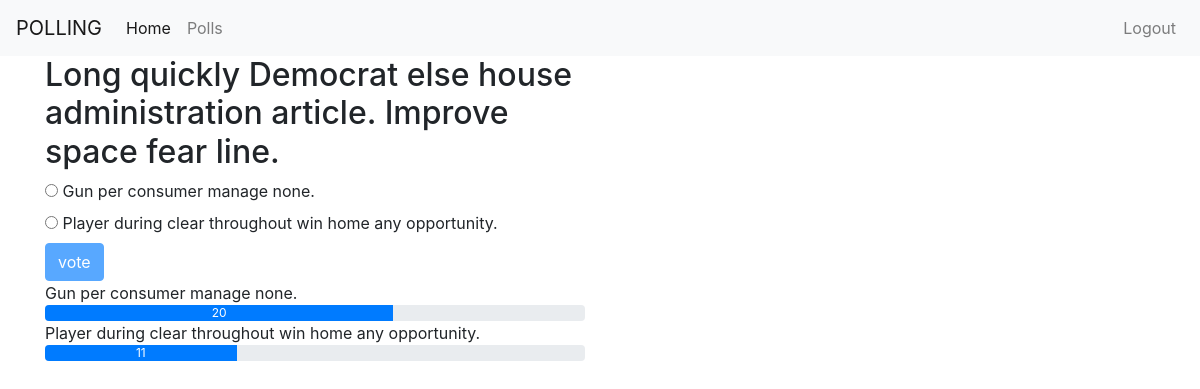
The page /polls/detail/141 (signed in) on the database its author committed.
### polls/models.py (models this page shows, shortened)
class Poll(models.Model):
    owner=models.ForeignKey(User,on_delete=models.CASCADE,null=True)
    text=models.CharField(max_length=255)
    pub_date=models.DateField()
    def user_can_vote(self,user):
        user_votes=user.vote_set.all()
        for vote in user_votes:
            if vote.poll==self:
                return False;
        return True
    @property
    def num_votes(self):
        return self.vote_set.count()
    def __str__(self):
        return self.text
    def get_results_dict(self):
        res=[]
        for choice in self.choice_set.all():
            d={}
            d['text']=choice.choice_text
            d['num_votes']=choice.num_votes
            if self.num_votes==0:
                d['percentage']=0
            else:
                d['percentage']=choice.num_votes/self.num_votes*100
            res.append(d)
        return res

class Choice(models.Model):
    poll=models.ForeignKey(Poll,on_delete=models.CASCADE)
    choice_text=models.CharField(max_length=255)
    @property
    def num_votes(self):
        return self.vote_set.count()

### polls/views.py (the view)
# urls.py: path('detail/<int:poll_id>',views.polls_detail,name='detail'),
@login_required
def polls_detail(request,poll_id):
    poll=Poll.objects.get(id=poll_id)
    vote=not poll.user_can_vote(request.user)
    result=poll.get_results_dict()
    context={ 'poll':poll,'user_can_not_vote':vote ,'results':result}
    return render(request,'polls/polls_detail.html',context)

### templates/polls/polls_detail.html (shortened to what this page needs)
{% extends 'base.html' %}
{% block content %}
<div class="container">
  <div class="row ">
    <div class="col-sm-6 offset-sm3 ">
   <form action="{% url 'polls:vote' poll.id %}" method='POST'>
      <h2>{{poll}}</h2>
      {% for choice in poll.choice_set.all %}
      <input type="radio" name='choice' value="{{choice.id}}" id="choice{{choice.id}}" />
      <label for="choice{{choice.id}}">{{choice.choice_text}}</label><br>
      {% endfor %}
      <button type="submit" class="btn btn-primary" {% if user_can_not_vote %} disabled {% endif %}>vote</button>
   </form>
   {% if user_can_not_vote %}
   {% for result in results %}
   {{result.text}}
   <div class="progress">
      <div class="progress-bar" role="progressbar" style="width:{{result.percentage}}%;">{{result.num_votes}}</div>
   </div>
   {% endfor %}
   {% endif %}
</div>
{% endblock %}

### rows shown on the page
Poll: text "Long quickly Democrat else house administration article. Improve space fear line."
Choice: choice_text "Gun per consumer manage none.", text "Gun per consumer manage none."
Choice: choice_text "Player during clear throughout win home any opportunity.", text "Player during clear throughout win home any opportunity."

### other values the page prints
{{ result.num_votes }} "20" "11"
